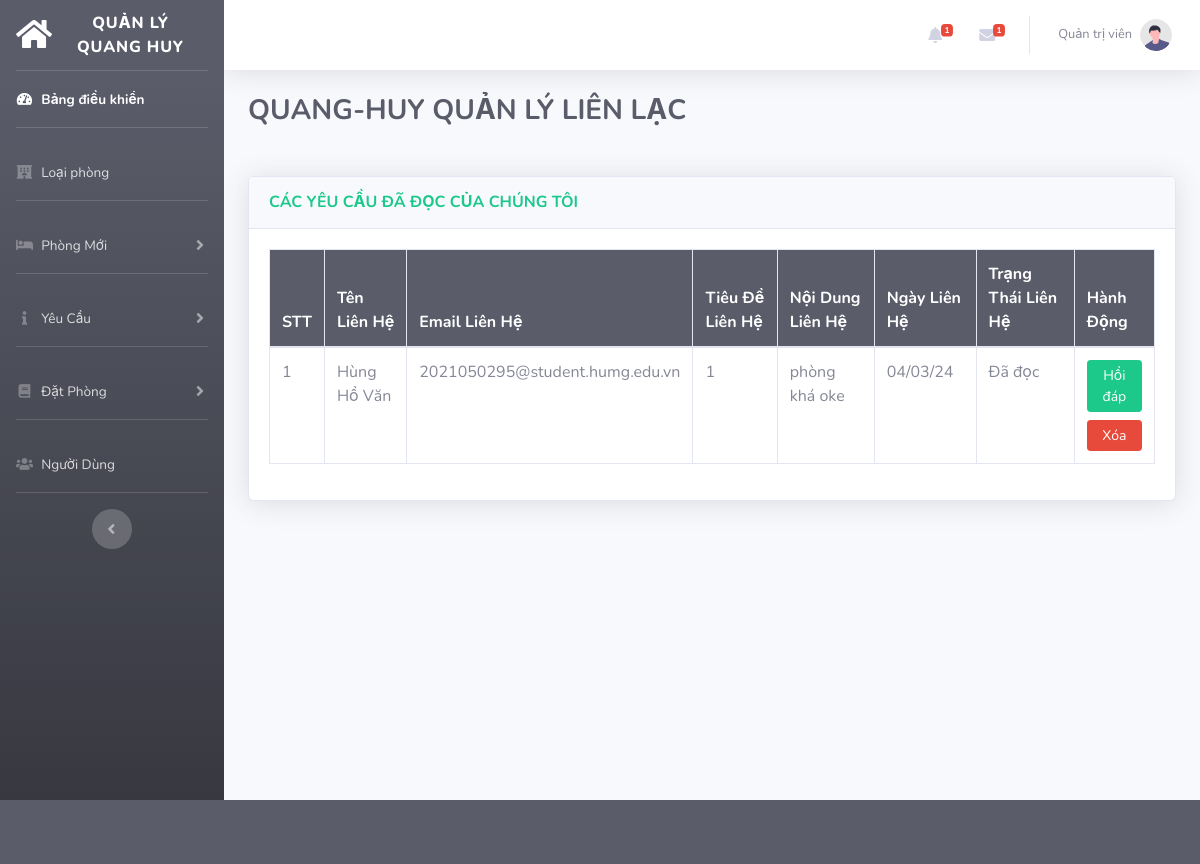
Screenshot of /admin/read-enquiry.php (signed in) with the database file from the repository.
### tables this page shows
CREATE TABLE `contact` (
  `id` int(11) NOT NULL,
  `contact_name` varchar(255) NOT NULL,
  `contact_email` varchar(255) NOT NULL,
  `contact_subject` varchar(255) NOT NULL,
  `contact_message` varchar(255) NOT NULL,
  `contact_date` varchar(255) NOT NULL,
  `contact_status` varchar(255) NOT NULL DEFAULT 'Chưa đọc'
);

### helper/functions.php (called while the page is built, shortened)
<?php
function getReadEnquiry($db) {
    $sql = "SELECT * FROM contact WHERE contact_status = 'Đã đọc' ORDER BY id ASC";
    $res = $db->query($sql);
    return $res;
}
?>

### admin/read-enquiry.php (the view, shortened to what this page needs)
<!DOCTYPE html>
<html lang="en">
<?php
    include_once("../helper/functions.php");
    include_once("../includes/admin-head.php");
?>
<body id="page-top">
    <div id="wrapper">
        <?php
        include_once("../includes/admin-sidebar.php");
        ?>
        <div id="content-wrapper" class="d-flex flex-column">
            <div id="content">
                <?php
                include_once("../includes/admin-topbar.php");
                ?>
                <div class="container-fluid">
                    <h3 class="h3 mb-5 font-weight-bold text-uppercase text-gray-800">Quang-Huy Quản lý liên lạc </h3>
                    <div class="row">
                        <div class="col-xl-12 col-lg-12">
                            <div class="card shadow mb-4">
                            <div class="card-header py-3">
    <h6 class="m-0 font-weight-bold text-uppercase text-success">Các Yêu Cầu Đã Đọc Của Chúng Tôi</h6>
</div>
<div class="card-body">
    <div class="table-responsive">
        <table class="table table-bordered" id="dataTable" width="100%" cellspacing="0">
            <?php
            $rows = getReadEnquiry($db);
            $count = 1;
            ?>
            <thead class="bg-dark text-white">
                <tr>
                    <th scope="col">STT</th>
                    <th scope="col">Tên Liên Hệ</th>
                    <th scope="col">Email Liên Hệ</th>
                    <th scope="col">Tiêu Đề Liên Hệ</th>
                    <th scope="col">Nội Dung Liên Hệ</th>
                    <th scope="col">Ngày Liên Hệ</th>
                    <th scope="col">Trạng Thái Liên Hệ</th>
                    <th scope="col">Hành Động</th>
                </tr>
            </thead>
                                    <tbody>
                                  <?php while($row = mysqli_fetch_assoc($rows)): ?>
                                        <tr>
                                          <td><?php echo $count++; ?></td>
                                            <td><?php echo $row['contact_name']; ?></td>
                                            <td><?php echo $row['contact_email']; ?></td>
                                            <td><?php echo $row['contact_subject']; ?></td>
                                            <td><?php echo $row['contact_message']; ?></td>
                                            <td><?php echo $row['contact_date']; ?></td>
                                            <td><?php echo $row['contact_status']; ?></td>
                                            <td>
                                                <div class="row mb-2">
                                                <div class="col-lg-12 col-xl-12">
       <button type="button" class="btn btn-sm btn-block btn-success reply">Hồi đáp</a>
                                                    </div>
                                                </div>
                                                <div class="row">
                                                <div class="col-lg-12 col-xl-12">
       <button type="button" class="btn btn-sm btn-block btn-danger delete">Xóa</a>
                                                    </div>
                                                </div>
                                            </td>
                                        </tr>
</div>
                                        <?php endwhile; ?>
                                    </div>
                                </div>
                            </div>
                    </div>
            </div>
            </div>
            </div>
    </div>
    <?php
        include_once("../includes/admin-footer.php");
        ?>
             </body>

### rows the page displays
contact: contact_name "Hùng Hồ Văn", contact_email "2021050295@student.humg.edu.vn", contact_subject "1", contact_message "phòng khá oke", contact_date "04/03/24", contact_status "Đã đọc"

### other values shown
getAllBookingPending($db) "1"
getAllUnreadEnquiry($db) "1"
